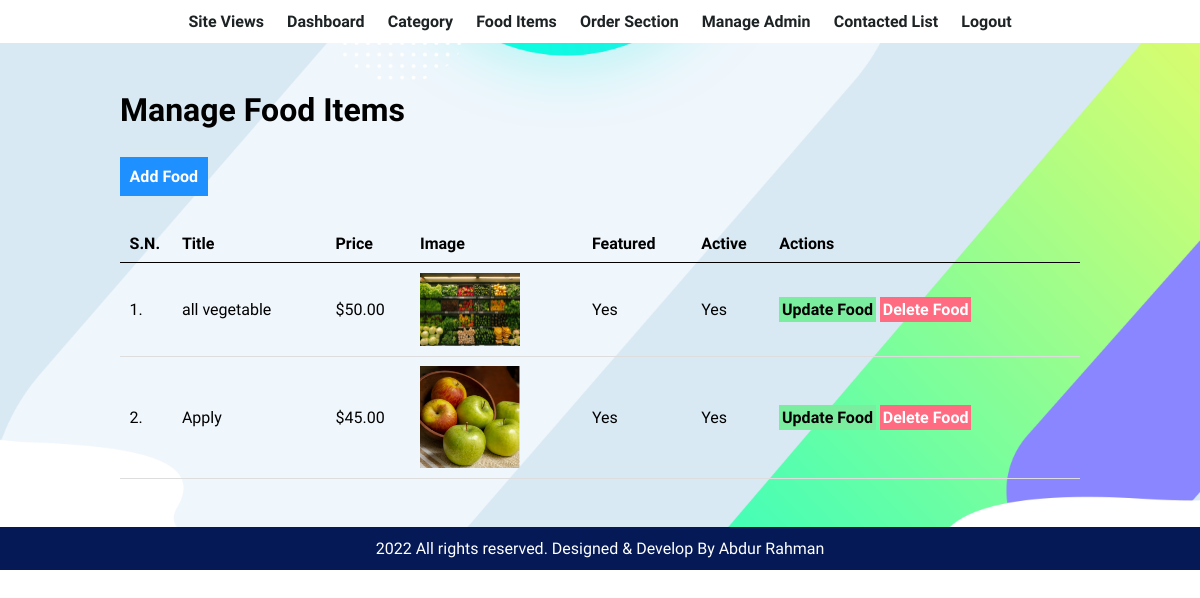
/admin/manage-food.php (signed in), run on the app's committed database.
### tables this page shows
CREATE TABLE `tbl_food` (
  `id` int(10) UNSIGNED NOT NULL,
  `title` varchar(100) NOT NULL,
  `description` text NOT NULL,
  `price` decimal(10,2) NOT NULL,
  `image_name` varchar(255) NOT NULL,
  `category_id` int(10) UNSIGNED NOT NULL,
  `featured` varchar(10) NOT NULL,
  `active` varchar(10) NOT NULL
);

### admin/manage-food.php (the view, shortened to what this page needs)
<?php include('partials/menu.php'); ?>
<div class="main-content">
    <div class="wrapper">
        <h1>Manage Food Items</h1>
        <br /><br />
                <a href="<?php echo SITEURL; ?>admin/add-food.php" class="btn-primary">Add Food</a>
                <br /><br /><br />
                <table class="tbl-full">
                    <tr>
                        <th>S.N.</th>
                        <th>Title</th>
                        <th>Price</th>
                        <th>Image</th>
                        <th>Featured</th>
                        <th>Active</th>
                        <th>Actions</th>
                    </tr>
                    <?php
                        $sql = "SELECT * FROM tbl_food";
                        $res = mysqli_query($conn, $sql);
                        $count = mysqli_num_rows($res);
                        $sn=1;
                        if($count>0)
                        {
                            while($row=mysqli_fetch_assoc($res))
                            {
                                $id = $row['id'];
                                $title = $row['title'];
                                $price = $row['price'];
                                $image_name = $row['image_name'];
                                $featured = $row['featured'];
                                $active = $row['active'];
                                ?>
                                <tr>
                                    <td><?php echo $sn++; ?>. </td>
                                    <td><?php echo $title; ?></td>
                                    <td>$<?php echo $price; ?></td>
                                    <td>
                                        <?php
                                            if($image_name=="")
                                            {
                                                echo "<div class='error'>Image not Added.</div>";
                                            }
                                            else
                                            {
                                                ?>
                                                <img src="<?php echo SITEURL; ?>images/food/<?php echo $image_name; ?>" width="100px">
                                                <?php
                                            }
                                        ?>
                                    </td>
                                    <td><?php echo $featured; ?></td>
                                    <td><?php echo $active; ?></td>
                                    <td>
                                        <a href="<?php echo SITEURL; ?>admin/update-food.php?id=<?php echo $id; ?>" class="btn-secondary">Update Food</a>
                                        <a href="<?php echo SITEURL; ?>admin/delete-food.php?id=<?php echo $id; ?>&image_name=<?php echo $image_name; ?>" class="btn-danger">Delete Food</a>
                                    </td>
                                </tr>
                                <?php
                            }
                        }
                        else
                        {
                            echo "<tr> <td colspan='7' class='error'> Food not Added Yet. </td> </tr>";
                        }
                    ?>
                </table>
    </div>
</div>
<?php include('partials/footer.php'); ?>

### css/admin.css (style rules this page uses)
* { margin: 0 0; padding: 0 0; font-family: 'Rajdhani', sans-serif; }
.wrapper { padding: 1%; width: 80%; margin: 0 auto; }
.tbl-full { width: 100%; }
table { border-collapse: collapse; width: 100%; }
th, td { padding: 8px; text-align: left; border-bottom: 1px solid #ddd; }
table tr th { border-bottom: 1px solid black; padding: 1%; text-align: left; }
table tr td { padding: 1%; }
.btn-primary { background-color: #1e90ff; padding: 1%; color: white; text-decoration: none; font-weight: bold; }
.btn-secondary { background-color: #7bed9f; padding: 1%; color: black; text-decoration: none; font-weight: bold; }
.btn-danger { background-color: #ff6b81; padding: 1%; color: white; text-decoration: none; font-weight: bold; }
.main-content { background-image: url('../images/banner-bg.png'); background-position: center; background-size: cover; background-repeat: no-repeat; padding: 3% 0; }

### data on the page
tbl_food: title "all vegetable", price "50.00", image_name (picture), featured "Yes", active "Yes"
tbl_food: title "Apply", price "45.00", image_name (picture), featured "Yes", active "Yes"
